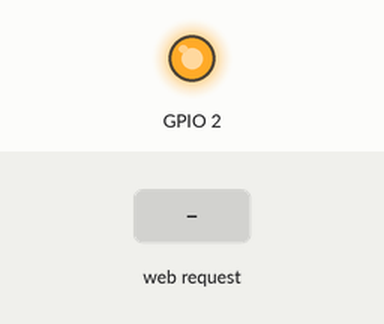
This sketch was run on a simulated ESP8266 (Wemos D1 mini). On the bench: output pins drawn as LEDs (lit = HIGH, except the on-board LED, lit = LOW). Inputs (shaded band) come from the test bench. WiFi joins after 1.5 s; servers stay silent unless stated; what the sketch prints to the serial monitor is not drawn.

Above: at 2.7 s.
2.8 s: HTTP request GET /toggle received
4.3 s: HTTP request GET /toggle received
At 5.5 s:
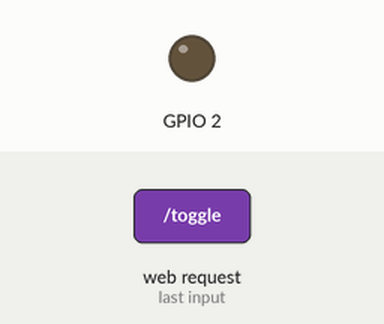
Timing chart, 0 to 7.3 s (numbered marks = the images above; inputs shaded):
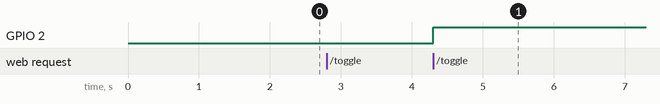

The sketch:

main.ino
```cpp
#include <Arduino.h>

#include "ESP8266WiFi.h"

const char* ssid = "UPC92A2B1A";
const char* password = "X6ved8fseteu";

WiFiServer server(80);
int ledStatus = HIGH;

String index();

void setup() {
  pinMode(BUILTIN_LED, OUTPUT);
  Serial.begin(115200);
  Serial.println();

  Serial.printf("Connecting to %s ", ssid);
  WiFi.begin(ssid, password);

  while (WiFi.status() != WL_CONNECTED) {
    delay(500);
    Serial.print(".");
  }
  Serial.println(" connected");

  server.begin();
  Serial.printf("Web server started, open http://%s in a web browser\n", WiFi.localIP().toString().c_str());
}

void loop() {
  WiFiClient client = server.available();
  if (client) {
    Serial.println("\n[Client connected]");
    while (client.connected()) {
      if (client.available()) {
        String line = client.readStringUntil('\r');
        Serial.print(line);

        if (line.indexOf("GET /toggle") != -1) {
          ledStatus = ledStatus == HIGH ? LOW : HIGH;
          digitalWrite(BUILTIN_LED, ledStatus);
        }

        if (line.length() == 1 && line[0] == '\n') {
          client.println(index(ledStatus));
          break;
        }
      }
    }
    delay(1); // give the web browser time to receive the data

    // close the connection:
    client.stop();
    Serial.println("[Client disonnected]");
  }
}

String index(int ledStatus) {
  String color, label;
  if (ledStatus == HIGH) {
    color = String("green");
    label = String("ON");
  } else {
    color = String("grey");
    label = String("OFF");
  }

  String html =
     String("HTTP/1.1 200 OK\r\n") +
            "Content-Type: text/html\r\n" +
            "Connection: close\r\n" +  // the connection will be closed after completion of the response
            "\r\n" +
            "<!DOCTYPE html>\n" +
            "<html>\n" +
            "<head>\n" +
            "<style>\n" +
            "\n" +
            "body {\n" +
            "     width: 400px;\n" +
            "     margin: 0 auto;\n" +
            "}\n" +
            "\n" +
            ".left {\n" +
            "     float: left;\n" +
            "     line-height: 16px;\n" +
            "     vertical-align: middle;\n" +
            "     margin-right: 8px;\n" +
            "}\n" +
            "\n" +
            ".clearfix {\n" +
            "  overflow: auto;\n" +
            "}\n" +
            "\n" +
            ".clearfix:after {\n" +
            "     content: \"\";\n" +
            "     clear: both;\n" +
            "     display: block;\n" +
            "}\n" +
            "\n" +
            ".button {\n" +
            "     padding: 8px;\n" +
            "     text-align: center;\n" +
            "}\n" +
            "\n" +
            "</style>\n" +
            "</head>\n" +
            "<body>\n" +
            "\n" +
            "<h1>Wemos LED control</h1>\n" +
            "\n" +
            "<div class=\"clearfix\">\n" +
            "     <div class=\"left\">LED status: </div>\n" +
            "\n" +
            "     <div class=\"left\">\n" +
            "          <svg version=\"1.1\" baseProfile=\"full\" width=\"16\" height=\"16\" xmlns=\"http://www.w3.org/2000/svg\">\n" +
            "            <circle cx=\"8\" cy=\"8\" r=\"8\" fill=\"" + color + "\" />\n" +
            "          </svg>     \n" +
            "     </div>\n" +
            "     <div class=\"left\">" + label + "</div>\n" +
            "</div>\n" +
            "\n" +
            "<div class=\"button\">\n" +
            "     <a href=\"/toggle\">Toggle</a>\n" +
            "</div>\n" +
            "</body>\n" +
            "</html>" +
            "\r\n";
  return html;
}
```

Measured:
- after the input at 2.8 s, every drawn part: stays the same
- after the input at 4.3 s, GPIO 2: LOW → HIGH at once
